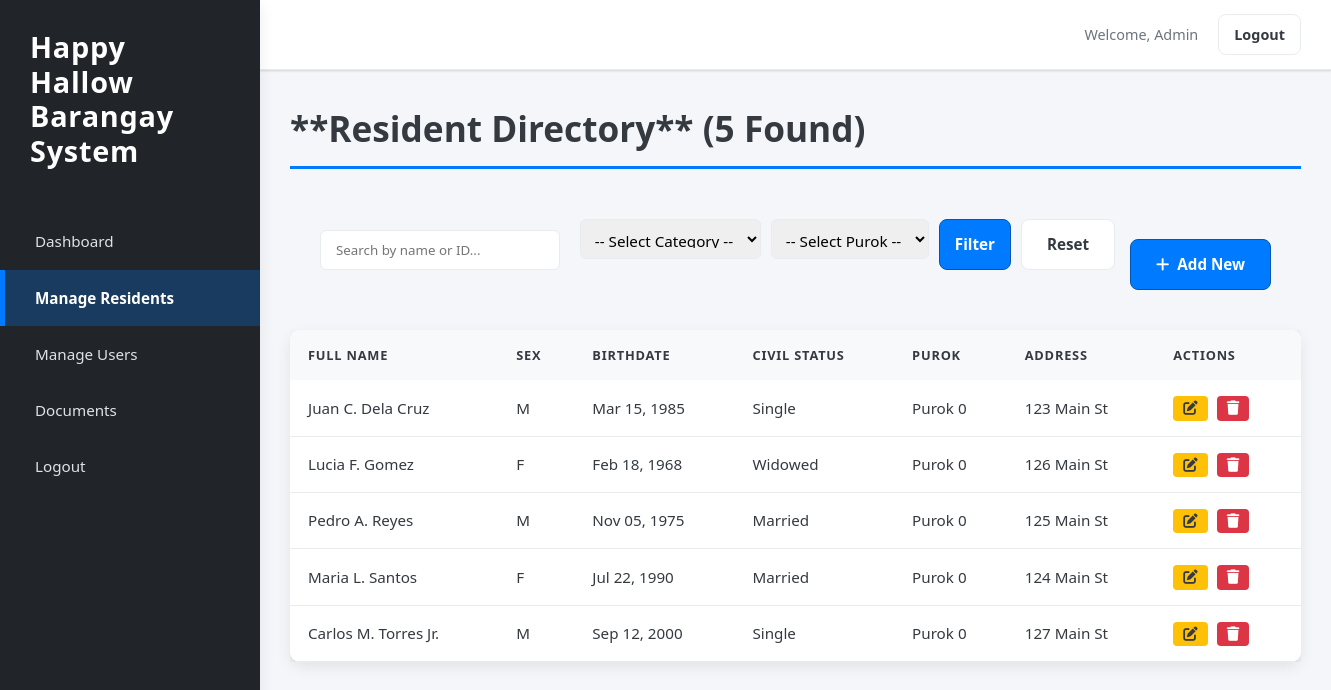
The page /admin/residents.php (signed in) on the database its author committed.
### tables this page shows
CREATE TABLE IF NOT EXISTS `residents` (
  `person_id` int NOT NULL AUTO_INCREMENT,
  `household_id` int NOT NULL,
  `first_name` text NOT NULL,
  `middle_name` varchar(255) DEFAULT NULL,
  `surname` varchar(255) NOT NULL,
  `suffix` varchar(50) DEFAULT NULL,
  `sex` text NOT NULL,
  `birthdate` date NOT NULL,
  `civil_status` varchar(20) NOT NULL,
  `nationality` varchar(20) NOT NULL,
  `religion` varchar(100) DEFAULT NULL,
  `purok` int NOT NULL,
  `address` varchar(150) NOT NULL,
  `residency_start_date` date DEFAULT NULL,
  `education_level` varchar(20) NOT NULL,
  `occupation` varchar(50) NOT NULL,
  `is_senior` tinyint(1) NOT NULL,
  `is_disabled` tinyint(1) NOT NULL,
  `health_insurance` varchar(100) DEFAULT NULL,
  `vaccination` int DEFAULT NULL,
  `is_pregnant` tinyint(1) DEFAULT NULL,
  `children_count` int DEFAULT NULL,
  PRIMARY KEY (`person_id`),
  KEY `household_id` (`household_id`)
);

### admin/residents.php (the view, shortened to what this page needs)
<?php
include '../db_connect.php';
$logged_in_username = isset($_SESSION['user_name']) ? htmlspecialchars($_SESSION['user_name']) : 'Admin';
$residents = [];
$search_term = $_GET['search'] ?? '';
$sql = "SELECT person_id, household_id, first_name, middle_name, surname, suffix, sex,
               birthdate, civil_status, nationality, religion, purok, address,
               residency_start_date, education_level, occupation,
               is_senior, is_disabled, health_insurance, vaccination, is_pregnant,
               children_count
        FROM residents";
$sql .= " ORDER BY surname ASC";
$stmt = $conn->prepare($sql);
if ($stmt === false) {
    $error = "SQL Prepare Error: " . $conn->error;
} else {
    if ($stmt->execute()) {
        $result = $stmt->get_result();
        while($row = $result->fetch_assoc()) {
            $residents[] = $row;
        }
    } else {
        $error = "Error executing query: " . $stmt->error;
    }
}
function getFullName($res) {
    $name = htmlspecialchars($res['first_name']) . ' ';
    if (!empty($res['middle_name'])) {
        $name .= htmlspecialchars($res['middle_name'][0]) . '. ';
    }
    $name .= htmlspecialchars($res['surname']);
    if (!empty($res['suffix'])) {
        $name .= ' ' . htmlspecialchars($res['suffix']);
    }
    return $name;
}
?>
<!DOCTYPE html>
<html lang="en">
<head>
    <link
      rel="stylesheet"
      href="https://cdnjs.cloudflare.com/ajax/libs/font-awesome/6.0.0-beta3/css/all.min.css"
    />
    <link rel="stylesheet" href="css/style.css" />
</head>
<body>
    <div class="app-container">
        <div class="sidebar">
            <div class="logo">Happy Hallow<br />Barangay System</div>
            <nav class="main-nav">
                <ul>
                    <li><a href="admin_dashboard.php">Dashboard</a></li>
                    <li><a href="residents.php" class="active">Manage Residents</a></li>
                    <li><a href="manage_users.php">Manage Users</a></li>
                    <li><a href="documents.php">Documents</a></li>
                    <li><a href="logout.php">Logout</a></li>
                </ul>
            </nav>
        </div>
        <div class="main-content">
            <div class="topbar">
                <div class="topbar-right">
                    <span class="user-info">Welcome, <?php echo $logged_in_username; ?></span>
                    <a href="logout.php" class="btn logout-btn">Logout</a>
                </div>
            </div>
            <div class="page-content">
                <h2>**Resident Directory** (<?php echo count($residents); ?> Found)</h2>
                <form method="GET" action="residents.php" class="data-control-panel">
                    <div class="search-and-filter-wrapper">
                        <input
                            type="text"
                            placeholder="Search by name or ID..."
                            class="search-input"
                            name="search"
                            value="<?php echo htmlspecialchars($search_term); ?>"
                        />
                        <div class="filter-group">
                            <select class="filter-select category-filter" name="category">
                                <option value="">-- Select Category --</option>
                            </select>
                            <select class="filter-select purok-filter" name="purok">
                                <option value="">-- Select Purok --</option>
                            </select>
                            <button type="submit" class="btn primary-btn" style="padding: 10px 15px;">Filter</button>
                            <a href="residents.php" class="btn">Reset</a>
                        </div>
                    </div>
                    <a href="add_new_resident.php" class="btn primary-btn add-btn">
                        <i class="fas fa-plus"></i> Add New
                    </a>
                </form>
                <div class="card data-table-card">
                    <div class="table-responsive">
                        <table>
                            <thead>
                                <tr>
                                    <th>Full Name</th>
                                    <th>Sex</th>
                                    <th>Birthdate</th>
                                    <th>Civil Status</th>
                                    <th>Purok</th>
                                    <th>Address</th>
                                    <th>Actions</th>
                                </tr>
                            </thead>
                            <tbody>
                                <?php if (empty($residents)): ?>
                                    <tr>
                                        <td colspan="7" style="text-align: center;">No residents found matching the criteria.</td>
                                    </tr>
                                <?php else: ?>
                                    <?php foreach ($residents as $res):
                                        $full_name = getFullName($res);
                                    ?>
                                        <tr class="resident-row" data-resident-id="<?php echo $res['person_id']; ?>">
                                            <td><?php echo $full_name; ?></td>
                                            <td><?php echo htmlspecialchars($res['sex']); ?></td>
                                            <td><?php echo date('M d, Y', strtotime($res['birthdate'])); ?></td>
                                            <td><?php echo htmlspecialchars($res['civil_status']); ?></td>
                                            <td>Purok <?php echo htmlspecialchars($res['purok']); ?></td>
                                            <td><?php echo htmlspecialchars($res['address']); ?></td>
                                            <td>
                                                <a href="edit_resident.php?id=<?php echo $res['person_id']; ?>" class="action-btn edit-btn" title="Edit Record">
                                                    <i class="fas fa-edit"></i>
                                                </a>
                                                <a href="delete_resident.php?id=<?php echo $res['person_id']; ?>" class="action-btn delete-btn" title="Delete Record" onclick="return confirm('Are you sure you want to delete this resident?');">
                                                    <i class="fas fa-trash"></i>
                                                </a>
                                            </td>
                                        </tr>
                                    <?php endforeach; ?>
                                <?php endif; ?>
                            </tbody>
                        </table>
                    </div>
                </div>
            </div>
        </div>
    </div>
</body>
</html>

### admin/css/style.css (style rules this page uses)
:root { --primary-color: #007bff; --primary-dark: #0056b3; --secondary-color: #6c757d; --success-color: #28a745; --warning-color: #ffc107; --danger-color: #dc3545; --info-color: #17a2b8; --background-color: #f4f6f9; --card-background: #ffffff; --sidebar-bg: #212529; --text-color: #343a40; --border-color: #e9ecef; --shadow-light: 0 1px 3px rgba(0, 0, 0, 0.05), 0 1px 2px rgba(0, 0, 0, 0.1); --shadow-medium: 0 5px 15px rgba(0, 0, 0, 0.08); --shadow-hover: 0 8px 25px rgba(0, 0, 0, 0.1); --sidebar-width: 260px; --header-height: 70px; --base-padding: 30px; }
* { margin: 0; padding: 0; box-sizing: border-box; font-family: "Segoe UI", Roboto, "Helvetica Neue", Arial, sans-serif, "Apple Color Emoji", "Segoe UI Emoji", "Segoe UI Symbol"; }
body { background-color: var(--background-color); color: var(--text-color); min-height: 100vh; display: flex; font-size: 16px; line-height: 1.6; }
a { text-decoration: none; color: inherit; }
.app-container { display: flex; width: 100%; }
.sidebar { width: var(--sidebar-width); background-color: var(--sidebar-bg); color: #f8f9fa; padding: var(--base-padding) 0; position: fixed; height: 100%; z-index: 100; box-shadow: var(--shadow-medium); transition: width 0.3s ease; }
.logo { font-size: 1.8rem; font-weight: 800; text-align: left; padding: 0 30px 25px 30px; margin-bottom: 20px; color: #ffffff; letter-spacing: 0.8px; line-height: 1.2; }
.main-nav ul { list-style: none; padding: 0; }
.main-nav li a { display: flex; align-items: center; padding: 16px 30px; color: #dee2e6; transition: all 0.3s ease; font-size: 0.95rem; font-weight: 500; border-left: 5px solid transparent; }
.main-nav li a.active { background-color: rgba(0, 123, 255, 0.25); color: #ffffff; border-left-color: var(--primary-color); font-weight: 600; }
.main-content { margin-left: var(--sidebar-width); flex-grow: 1; display: flex; flex-direction: column; }
.topbar { height: var(--header-height); background-color: var(--card-background); border-bottom: 1px solid var(--border-color); display: flex; justify-content: flex-end; align-items: center; padding: 0 var(--base-padding); box-shadow: var(--shadow-light); position: sticky; top: 0; z-index: 50; }
.topbar-right { display: flex; align-items: center; }
.user-info { margin-right: 20px; font-weight: 500; color: var(--secondary-color); font-size: 0.9rem; }
.page-content { padding: var(--base-padding); flex-grow: 1; }
h2 { font-size: 2.2rem; color: var(--text-color); margin-bottom: 30px; font-weight: 700; border-bottom: 3px solid var(--primary-color); padding-bottom: 10px; }
.card { background-color: var(--card-background); padding: 30px; border-radius: 12px; box-shadow: var(--shadow-medium); transition: box-shadow 0.3s ease, transform 0.3s ease; border: none; }
.btn { background-color: var(--card-background); color: var(--text-color); border: 1px solid var(--border-color); padding: 12px 25px; border-radius: 8px; cursor: pointer; font-size: 0.95rem; font-weight: 600; transition: all 0.3s ease; display: inline-flex; align-items: center; justify-content: center; gap: 8px; }
.primary-btn { background-color: var(--primary-color); color: white; border: 1px solid var(--primary-dark); }
.logout-btn { padding: 8px 15px; font-size: 0.9rem; }
.table-responsive { overflow-x: auto; }
table { width: 100%; border-collapse: collapse; border-radius: 10px; overflow: hidden; box-shadow: var(--shadow-medium); margin-top: 0; }
th { background-color: #f8f9fa; color: var(--text-color); font-weight: 700; text-transform: uppercase; font-size: 0.8rem; letter-spacing: 0.8px; padding: 15px 18px; text-align: left; }
td { padding: 15px 18px; border-bottom: 1px solid var(--border-color); color: var(--text-color); font-size: 0.95rem; }
tr:nth-child(odd) { background-color: var(--card-background); }
.data-control-panel { display: flex; flex-direction: column; gap: 15px; margin-bottom: 20px; padding: 20px 30px; border-radius: 12px; }
.filter-select { padding: 10px 15px; border: 1px solid var(--border-color); border-radius: 6px; font-size: 0.95rem; transition: border-color 0.3s; height: 40px; }
.data-table-card { padding: 0; }
.resident-row { cursor: pointer; transition: background-color 0.2s; }
td .action-btn { display: inline-flex; margin-right: 5px; padding: 5px 10px; border-radius: 4px; transition: background-color 0.2s; font-size: 0.9rem; font-weight: 600; text-transform: uppercase; }
.edit-btn { background-color: #ffc107; color: #343a40; }
.delete-btn { background-color: #dc3545; color: white; }

### rows shown on the page
residents: full_name "Juan C. Dela Cruz", sex "M", birthdate "Mar 15, 1985", civil_status "Single", purok "0", address "123 Main St"
residents: full_name "Lucia F. Gomez", sex "F", birthdate "Feb 18, 1968", civil_status "Widowed", purok "0", address "126 Main St"
residents: full_name "Pedro A. Reyes", sex "M", birthdate "Nov 05, 1975", civil_status "Married", purok "0", address "125 Main St"
residents: full_name "Maria L. Santos", sex "F", birthdate "Jul 22, 1990", civil_status "Married", purok "0", address "124 Main St"
residents: full_name "Carlos M. Torres Jr.", sex "M", birthdate "Sep 12, 2000", civil_status "Single", purok "0", address "127 Main St"

### other values the page prints
$logged_in_username "Admin"
count($residents) "5"
